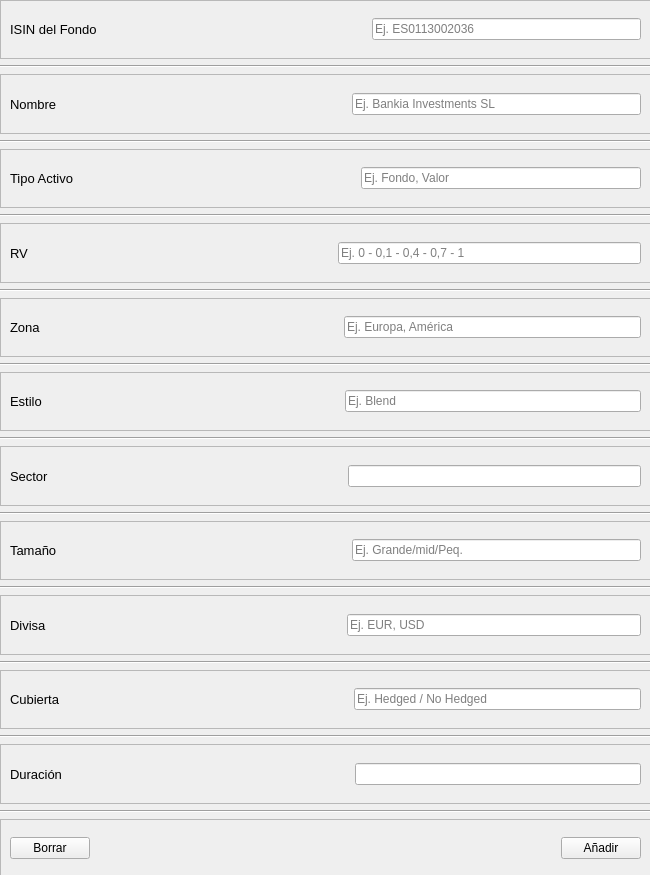
<?xml version="1.0" encoding="UTF-8"?>
<ui version="4.0">
 <class>AddISINView</class>
 <widget class="QMainWindow" name="AddISINView">
  <property name="geometry">
   <rect>
    <x>0</x>
    <y>0</y>
    <width>650</width>
    <height>875</height>
   </rect>
  </property>
  <property name="windowTitle">
   <string>Añadir Fondo</string>
  </property>
  <property name="windowIcon">
   <iconset>
    <normaloff>../../../logo.ico</normaloff>../../../logo.ico</iconset>
  </property>
  <widget class="QWidget" name="centralwidget">
   <widget class="QWidget" name="verticalLayoutWidget">
    <property name="geometry">
     <rect>
      <x>0</x>
      <y>0</y>
      <width>651</width>
      <height>878</height>
     </rect>
    </property>
    <layout class="QVBoxLayout" name="verticalLayout">
     <property name="sizeConstraint">
      <enum>QLayout::SetMaximumSize</enum>
     </property>
     <item>
      <widget class="QFrame" name="frame_9">
       <property name="frameShape">
        <enum>QFrame::StyledPanel</enum>
       </property>
       <property name="frameShadow">
        <enum>QFrame::Raised</enum>
       </property>
       <layout class="QHBoxLayout" name="horizontalLayout_8">
        <item>
         <widget class="QLabel" name="label">
          <property name="font">
           <font>
            <pointsize>10</pointsize>
           </font>
          </property>
          <property name="text">
           <string>ISIN del Fondo</string>
          </property>
         </widget>
        </item>
        <item>
         <spacer name="horizontalSpacer">
          <property name="orientation">
           <enum>Qt::Horizontal</enum>
          </property>
          <property name="sizeHint" stdset="0">
           <size>
            <width>40</width>
            <height>20</height>
           </size>
          </property>
         </spacer>
        </item>
        <item>
         <widget class="QLineEdit" name="tfISIN">
          <property name="placeholderText">
           <string>Ej. ES0113002036</string>
          </property>
         </widget>
        </item>
       </layout>
      </widget>
     </item>
     <item>
      <widget class="Line" name="line">
       <property name="orientation">
        <enum>Qt::Horizontal</enum>
       </property>
      </widget>
     </item>
     <item>
      <widget class="QFrame" name="frame_8">
       <property name="frameShape">
        <enum>QFrame::StyledPanel</enum>
       </property>
       <property name="frameShadow">
        <enum>QFrame::Raised</enum>
       </property>
       <layout class="QHBoxLayout" name="horizontalLayout_7">
        <item>
         <widget class="QLabel" name="label_2">
          <property name="font">
           <font>
            <pointsize>10</pointsize>
           </font>
          </property>
          <property name="text">
           <string>Nombre</string>
          </property>
         </widget>
        </item>
        <item>
         <spacer name="horizontalSpacer_2">
          <property name="orientation">
           <enum>Qt::Horizontal</enum>
          </property>
          <property name="sizeHint" stdset="0">
           <size>
            <width>134</width>
            <height>20</height>
           </size>
          </property>
         </spacer>
        </item>
        <item>
         <widget class="QLineEdit" name="tfNombre">
          <property name="placeholderText">
           <string>Ej. Bankia Investments SL</string>
          </property>
         </widget>
        </item>
       </layout>
      </widget>
     </item>
     <item>
      <widget class="Line" name="line_2">
       <property name="orientation">
        <enum>Qt::Horizontal</enum>
       </property>
      </widget>
     </item>
     <item>
      <widget class="QFrame" name="frame_6">
       <property name="frameShape">
        <enum>QFrame::StyledPanel</enum>
       </property>
       <property name="frameShadow">
        <enum>QFrame::Raised</enum>
       </property>
       <layout class="QHBoxLayout" name="horizontalLayout">
        <item>
         <widget class="QLabel" name="label_3">
          <property name="font">
           <font>
            <pointsize>10</pointsize>
           </font>
          </property>
          <property name="text">
           <string>Tipo Activo</string>
          </property>
         </widget>
        </item>
        <item>
         <spacer name="horizontalSpacer_4">
          <property name="orientation">
           <enum>Qt::Horizontal</enum>
          </property>
          <property name="sizeHint" stdset="0">
           <size>
            <width>229</width>
            <height>20</height>
           </size>
          </property>
         </spacer>
        </item>
        <item>
         <widget class="QLineEdit" name="tfTipoAct">
          <property name="placeholderText">
           <string>Ej. Fondo, Valor</string>
          </property>
         </widget>
        </item>
       </layout>
      </widget>
     </item>
     <item>
      <widget class="Line" name="line_3">
       <property name="orientation">
        <enum>Qt::Horizontal</enum>
       </property>
      </widget>
     </item>
     <item>
      <widget class="QFrame" name="frame_5">
       <property name="frameShape">
        <enum>QFrame::StyledPanel</enum>
       </property>
       <property name="frameShadow">
        <enum>QFrame::Raised</enum>
       </property>
       <layout class="QHBoxLayout" name="horizontalLayout_2">
        <item>
         <widget class="QLabel" name="label_4">
          <property name="font">
           <font>
            <pointsize>10</pointsize>
           </font>
          </property>
          <property name="text">
           <string>RV</string>
          </property>
         </widget>
        </item>
        <item>
         <spacer name="horizontalSpacer_5">
          <property name="orientation">
           <enum>Qt::Horizontal</enum>
          </property>
          <property name="sizeHint" stdset="0">
           <size>
            <width>267</width>
            <height>20</height>
           </size>
          </property>
         </spacer>
        </item>
        <item>
         <widget class="QLineEdit" name="tfRV">
          <property name="placeholderText">
           <string>Ej. 0 - 0,1 - 0,4 - 0,7 - 1</string>
          </property>
         </widget>
        </item>
       </layout>
      </widget>
     </item>
     <item>
      <widget class="Line" name="line_4">
       <property name="orientation">
        <enum>Qt::Horizontal</enum>
       </property>
      </widget>
     </item>
     <item>
      <widget class="QFrame" name="frame_4">
       <property name="frameShape">
        <enum>QFrame::StyledPanel</enum>
       </property>
       <property name="frameShadow">
        <enum>QFrame::Raised</enum>
       </property>
       <layout class="QHBoxLayout" name="horizontalLayout_3">
        <item>
         <widget class="QLabel" name="label_5">
          <property name="font">
           <font>
            <pointsize>10</pointsize>
           </font>
          </property>
          <property name="text">
           <string>Zona</string>
          </property>
         </widget>
        </item>
        <item>
         <spacer name="horizontalSpacer_6">
          <property name="orientation">
           <enum>Qt::Horizontal</enum>
          </property>
          <property name="sizeHint" stdset="0">
           <size>
            <width>257</width>
            <height>20</height>
           </size>
          </property>
         </spacer>
        </item>
        <item>
         <widget class="QLineEdit" name="tfZona">
          <property name="placeholderText">
           <string>Ej. Europa, América</string>
          </property>
         </widget>
        </item>
       </layout>
      </widget>
     </item>
     <item>
      <widget class="Line" name="line_5">
       <property name="orientation">
        <enum>Qt::Horizontal</enum>
       </property>
      </widget>
     </item>
     <item>
      <widget class="QFrame" name="frame_3">
       <property name="frameShape">
        <enum>QFrame::StyledPanel</enum>
       </property>
       <property name="frameShadow">
        <enum>QFrame::Raised</enum>
       </property>
       <layout class="QHBoxLayout" name="horizontalLayout_4">
        <item>
         <widget class="QLabel" name="label_6">
          <property name="font">
           <font>
            <pointsize>10</pointsize>
           </font>
          </property>
          <property name="text">
           <string>Estilo</string>
          </property>
         </widget>
        </item>
        <item>
         <spacer name="horizontalSpacer_7">
          <property name="orientation">
           <enum>Qt::Horizontal</enum>
          </property>
          <property name="sizeHint" stdset="0">
           <size>
            <width>257</width>
            <height>20</height>
           </size>
          </property>
         </spacer>
        </item>
        <item>
         <widget class="QLineEdit" name="tfEstilo">
          <property name="placeholderText">
           <string>Ej. Blend</string>
          </property>
         </widget>
        </item>
       </layout>
      </widget>
     </item>
     <item>
      <widget class="Line" name="line_6">
       <property name="orientation">
        <enum>Qt::Horizontal</enum>
       </property>
      </widget>
     </item>
     <item>
      <widget class="QFrame" name="frame">
       <property name="frameShape">
        <enum>QFrame::StyledPanel</enum>
       </property>
       <property name="frameShadow">
        <enum>QFrame::Raised</enum>
       </property>
       <layout class="QHBoxLayout" name="horizontalLayout_5">
        <item>
         <widget class="QLabel" name="label_7">
          <property name="font">
           <font>
            <pointsize>10</pointsize>
           </font>
          </property>
          <property name="text">
           <string>Sector</string>
          </property>
         </widget>
        </item>
        <item>
         <spacer name="horizontalSpacer_8">
          <property name="orientation">
           <enum>Qt::Horizontal</enum>
          </property>
          <property name="sizeHint" stdset="0">
           <size>
            <width>257</width>
            <height>20</height>
           </size>
          </property>
         </spacer>
        </item>
        <item>
         <widget class="QLineEdit" name="tfSector">
          <property name="placeholderText">
           <string/>
          </property>
         </widget>
        </item>
       </layout>
      </widget>
     </item>
     <item>
      <widget class="Line" name="line_7">
       <property name="orientation">
        <enum>Qt::Horizontal</enum>
       </property>
      </widget>
     </item>
     <item>
      <widget class="QFrame" name="frame_10">
       <property name="frameShape">
        <enum>QFrame::StyledPanel</enum>
       </property>
       <property name="frameShadow">
        <enum>QFrame::Raised</enum>
       </property>
       <layout class="QHBoxLayout" name="horizontalLayout_9">
        <item>
         <widget class="QLabel" name="label_8">
          <property name="font">
           <font>
            <pointsize>10</pointsize>
           </font>
          </property>
          <property name="text">
           <string>Tamaño</string>
          </property>
         </widget>
        </item>
        <item>
         <spacer name="horizontalSpacer_10">
          <property name="orientation">
           <enum>Qt::Horizontal</enum>
          </property>
          <property name="sizeHint" stdset="0">
           <size>
            <width>262</width>
            <height>20</height>
           </size>
          </property>
         </spacer>
        </item>
        <item>
         <widget class="QLineEdit" name="tfTamano">
          <property name="placeholderText">
           <string>Ej. Grande/mid/Peq.</string>
          </property>
         </widget>
        </item>
       </layout>
      </widget>
     </item>
     <item>
      <widget class="Line" name="line_8">
       <property name="orientation">
        <enum>Qt::Horizontal</enum>
       </property>
      </widget>
     </item>
     <item>
      <widget class="QFrame" name="label_9">
       <property name="frameShape">
        <enum>QFrame::StyledPanel</enum>
       </property>
       <property name="frameShadow">
        <enum>QFrame::Raised</enum>
       </property>
       <layout class="QHBoxLayout" name="horizontalLayout_10">
        <item>
         <widget class="QLabel" name="labelNombre_10">
          <property name="font">
           <font>
            <pointsize>10</pointsize>
           </font>
          </property>
          <property name="text">
           <string>Divisa</string>
          </property>
         </widget>
        </item>
        <item>
         <spacer name="horizontalSpacer_11">
          <property name="orientation">
           <enum>Qt::Horizontal</enum>
          </property>
          <property name="sizeHint" stdset="0">
           <size>
            <width>272</width>
            <height>20</height>
           </size>
          </property>
         </spacer>
        </item>
        <item>
         <widget class="QLineEdit" name="tfDivisa">
          <property name="placeholderText">
           <string>Ej. EUR, USD</string>
          </property>
         </widget>
        </item>
       </layout>
      </widget>
     </item>
     <item>
      <widget class="Line" name="line_9">
       <property name="orientation">
        <enum>Qt::Horizontal</enum>
       </property>
      </widget>
     </item>
     <item>
      <widget class="QFrame" name="frame_13">
       <property name="frameShape">
        <enum>QFrame::StyledPanel</enum>
       </property>
       <property name="frameShadow">
        <enum>QFrame::Raised</enum>
       </property>
       <layout class="QHBoxLayout" name="horizontalLayout_11">
        <item>
         <widget class="QLabel" name="label_10">
          <property name="font">
           <font>
            <pointsize>10</pointsize>
           </font>
          </property>
          <property name="text">
           <string>Cubierta</string>
          </property>
         </widget>
        </item>
        <item>
         <spacer name="horizontalSpacer_12">
          <property name="orientation">
           <enum>Qt::Horizontal</enum>
          </property>
          <property name="sizeHint" stdset="0">
           <size>
            <width>261</width>
            <height>20</height>
           </size>
          </property>
         </spacer>
        </item>
        <item>
         <widget class="QLineEdit" name="tfCubierta">
          <property name="placeholderText">
           <string>Ej. Hedged / No Hedged</string>
          </property>
         </widget>
        </item>
       </layout>
      </widget>
     </item>
     <item>
      <widget class="Line" name="line_10">
       <property name="orientation">
        <enum>Qt::Horizontal</enum>
       </property>
      </widget>
     </item>
     <item>
      <widget class="QFrame" name="frame_2">
       <property name="frameShape">
        <enum>QFrame::StyledPanel</enum>
       </property>
       <property name="frameShadow">
        <enum>QFrame::Raised</enum>
       </property>
       <layout class="QHBoxLayout" name="horizontalLayout_6">
        <item>
         <widget class="QLabel" name="label_11">
          <property name="font">
           <font>
            <pointsize>10</pointsize>
           </font>
          </property>
          <property name="text">
           <string>Duración</string>
          </property>
         </widget>
        </item>
        <item>
         <spacer name="horizontalSpacer_9">
          <property name="orientation">
           <enum>Qt::Horizontal</enum>
          </property>
          <property name="sizeHint" stdset="0">
           <size>
            <width>257</width>
            <height>20</height>
           </size>
          </property>
         </spacer>
        </item>
        <item>
         <widget class="QLineEdit" name="tfDuracion">
          <property name="placeholderText">
           <string/>
          </property>
         </widget>
        </item>
       </layout>
      </widget>
     </item>
     <item>
      <widget class="Line" name="line_11">
       <property name="orientation">
        <enum>Qt::Horizontal</enum>
       </property>
      </widget>
     </item>
     <item>
      <widget class="QFrame" name="frame_7">
       <property name="frameShape">
        <enum>QFrame::StyledPanel</enum>
       </property>
       <property name="frameShadow">
        <enum>QFrame::Raised</enum>
       </property>
       <layout class="QHBoxLayout" name="horizontalLayout_12">
        <item>
         <widget class="QPushButton" name="buttonBorrar">
          <property name="text">
           <string>Borrar</string>
          </property>
         </widget>
        </item>
        <item>
         <spacer name="horizontalSpacer_13">
          <property name="orientation">
           <enum>Qt::Horizontal</enum>
          </property>
          <property name="sizeHint" stdset="0">
           <size>
            <width>257</width>
            <height>20</height>
           </size>
          </property>
         </spacer>
        </item>
        <item>
         <widget class="QPushButton" name="buttonAnadir">
          <property name="text">
           <string>Añadir</string>
          </property>
         </widget>
        </item>
       </layout>
      </widget>
     </item>
    </layout>
   </widget>
  </widget>
 </widget>
 <resources/>
 <connections>
  <connection>
   <sender>buttonBorrar</sender>
   <signal>clicked()</signal>
   <receiver>tfISIN</receiver>
   <slot>clear()</slot>
   <hints>
    <hint type="sourcelabel">
     <x>93</x>
     <y>862</y>
    </hint>
    <hint type="destinationlabel">
     <x>414</x>
     <y>23</y>
    </hint>
   </hints>
  </connection>
  <connection>
   <sender>buttonBorrar</sender>
   <signal>clicked()</signal>
   <receiver>tfNombre</receiver>
   <slot>clear()</slot>
   <hints>
    <hint type="sourcelabel">
     <x>119</x>
     <y>862</y>
    </hint>
    <hint type="destinationlabel">
     <x>398</x>
     <y>97</y>
    </hint>
   </hints>
  </connection>
  <connection>
   <sender>buttonBorrar</sender>
   <signal>clicked()</signal>
   <receiver>tfTipoAct</receiver>
   <slot>clear()</slot>
   <hints>
    <hint type="sourcelabel">
     <x>53</x>
     <y>862</y>
    </hint>
    <hint type="destinationlabel">
     <x>445</x>
     <y>173</y>
    </hint>
   </hints>
  </connection>
  <connection>
   <sender>buttonBorrar</sender>
   <signal>clicked()</signal>
   <receiver>tfRV</receiver>
   <slot>clear()</slot>
   <hints>
    <hint type="sourcelabel">
     <x>54</x>
     <y>862</y>
    </hint>
    <hint type="destinationlabel">
     <x>635</x>
     <y>261</y>
    </hint>
   </hints>
  </connection>
  <connection>
   <sender>buttonBorrar</sender>
   <signal>clicked()</signal>
   <receiver>tfZona</receiver>
   <slot>clear()</slot>
   <hints>
    <hint type="sourcelabel">
     <x>33</x>
     <y>862</y>
    </hint>
    <hint type="destinationlabel">
     <x>426</x>
     <y>311</y>
    </hint>
   </hints>
  </connection>
  <connection>
   <sender>buttonBorrar</sender>
   <signal>clicked()</signal>
   <receiver>tfEstilo</receiver>
   <slot>clear()</slot>
   <hints>
    <hint type="sourcelabel">
     <x>126</x>
     <y>862</y>
    </hint>
    <hint type="destinationlabel">
     <x>635</x>
     <y>409</y>
    </hint>
   </hints>
  </connection>
  <connection>
   <sender>buttonBorrar</sender>
   <signal>clicked()</signal>
   <receiver>tfSector</receiver>
   <slot>clear()</slot>
   <hints>
    <hint type="sourcelabel">
     <x>73</x>
     <y>862</y>
    </hint>
    <hint type="destinationlabel">
     <x>635</x>
     <y>483</y>
    </hint>
   </hints>
  </connection>
  <connection>
   <sender>buttonBorrar</sender>
   <signal>clicked()</signal>
   <receiver>tfTamano</receiver>
   <slot>clear()</slot>
   <hints>
    <hint type="sourcelabel">
     <x>91</x>
     <y>862</y>
    </hint>
    <hint type="destinationlabel">
     <x>635</x>
     <y>557</y>
    </hint>
   </hints>
  </connection>
  <connection>
   <sender>buttonBorrar</sender>
   <signal>clicked()</signal>
   <receiver>tfDivisa</receiver>
   <slot>clear()</slot>
   <hints>
    <hint type="sourcelabel">
     <x>105</x>
     <y>862</y>
    </hint>
    <hint type="destinationlabel">
     <x>635</x>
     <y>631</y>
    </hint>
   </hints>
  </connection>
  <connection>
   <sender>buttonBorrar</sender>
   <signal>clicked()</signal>
   <receiver>tfCubierta</receiver>
   <slot>clear()</slot>
   <hints>
    <hint type="sourcelabel">
     <x>89</x>
     <y>862</y>
    </hint>
    <hint type="destinationlabel">
     <x>635</x>
     <y>705</y>
    </hint>
   </hints>
  </connection>
 </connections>
</ui>
